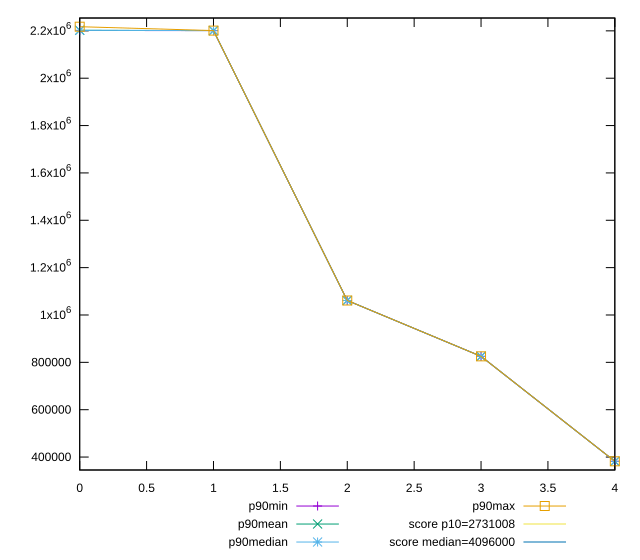

Write the gnuplot code that produced this figure.
reset

$p90Min <<EOF
0 2201619
1 2201054
2 1061170
3 825322
4 382019
EOF

$p90Mean <<EOF
0 2202420.861702128
1 2201060.5319148935
2 1061172.0425531915
3 825323.9787234042
4 382020.91489361704
EOF

$p90Median <<EOF
0 2202238.5
1 2201061
2 1061173
3 825325
4 382022
EOF

$p90Max <<EOF
0 2217537
1 2201072
2 1061173
3 825325
4 382022
EOF

set key outside below
set xrange [0:4]
set yrange [345308.64:2254247.36]
set trange [345308.64:2254247.36]
set terminal svg size 640, 560 enhanced background rgb 'white'
set output "report_00015_2021-02-09T16-11-33.973Z/total-byte-weight/progression/value.svg"

plot $p90Min title "p90min" with linespoints, \
     $p90Mean title "p90mean" with linespoints, \
     $p90Median title "p90median" with linespoints, \
     $p90Max title "p90max" with linespoints, \
     2731008 title "score p10=2731008", \
     4096000 title "score median=4096000"

reset
